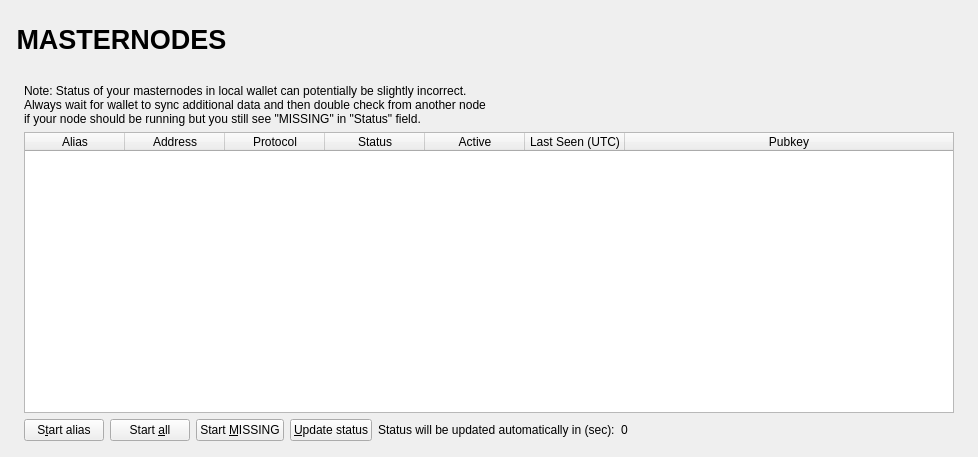
<?xml version="1.0" encoding="UTF-8"?>
<ui version="4.0">
 <class>MasternodeList</class>
 <widget class="QWidget" name="MasternodeList">
  <property name="geometry">
   <rect>
    <x>0</x> 
    <y>0</y>
    <width>978</width>
    <height>457</height>
   </rect>
  </property>
  <property name="windowTitle">
   <string>Form</string>
  </property>
  <layout class="QVBoxLayout" name="topLayout" stretch="0">
   <property name="leftMargin">
    <number>9</number>
   </property>
   <property name="topMargin">
    <number>9</number>
   </property>
   <property name="rightMargin">
    <number>9</number>
   </property>
   <property name="bottomMargin">
    <number>9</number>
   </property>
   <item>
    <layout class="QVBoxLayout" name="verticalLayout_Master" stretch="0,1">
     <property name="spacing">
      <number>0</number>
     </property>
     <item>
      <widget class="QFrame" name="frame_Header">
       <layout class="QVBoxLayout" name="verticalLayout_4">
        <property name="leftMargin">
         <number>0</number>
        </property>
        <property name="topMargin">
         <number>0</number>
        </property>
        <property name="rightMargin">
         <number>0</number>
        </property>
        <property name="bottomMargin">
         <number>0</number>
        </property>
        <item>
         <layout class="QHBoxLayout" name="horizontalLayout_Header" stretch="1,0,1">
          <item>
           <widget class="QLabel" name="labelOverviewHeaderLeft">
            <property name="minimumSize">
             <size>
              <width>464</width>
              <height>60</height>
             </size>
            </property>
            <property name="maximumSize">
             <size>
              <width>16777215</width>
              <height>60</height>
             </size>
            </property>
            <property name="font">
             <font>
              <pointsize>20</pointsize>
              <weight>75</weight>
              <bold>true</bold>
             </font>
            </property>
            <property name="text">
             <string> MASTERNODES</string>
            </property>
           </widget>
          </item>
          <item>
           <spacer name="horizontalSpacer">
            <property name="orientation">
             <enum>Qt::Horizontal</enum>
            </property>
            <property name="sizeHint" stdset="0">
             <size>
              <width>40</width>
              <height>20</height>
             </size>
            </property>
           </spacer>
          </item>
          <item>
           <widget class="QLabel" name="labelOverviewHeaderRight">
            <property name="minimumSize">
             <size>
              <width>464</width>
              <height>60</height>
             </size>
            </property>
            <property name="maximumSize">
             <size>
              <width>16777215</width>
              <height>60</height>
             </size>
            </property>
            <property name="font">
             <font>
              <pointsize>14</pointsize>
             </font>
            </property>
            <property name="text">
             <string/>
            </property>
            <property name="alignment">
             <set>Qt::AlignRight|Qt::AlignTrailing|Qt::AlignVCenter</set>
            </property>
           </widget>
          </item>
         </layout>
        </item>
       </layout>
      </widget>
     </item>
     <item>
      <widget class="QFrame" name="frame_BG">
       <layout class="QVBoxLayout" name="verticalLayout_3">
        <property name="leftMargin">
         <number>6</number>
        </property>
        <property name="topMargin">
         <number>6</number>
        </property>
        <property name="rightMargin">
         <number>6</number>
        </property>
        <property name="bottomMargin">
         <number>6</number>
        </property>
        <item>
         <widget class="QFrame" name="frame_Content">
          <layout class="QVBoxLayout" name="verticalLayout">
           <property name="spacing">
            <number>0</number>
           </property>
           <property name="leftMargin">
            <number>0</number>
           </property>
           <property name="topMargin">
            <number>0</number>
           </property>
           <property name="rightMargin">
            <number>0</number>
           </property>
           <property name="bottomMargin">
            <number>0</number>
           </property>
           <item>
            <layout class="QGridLayout" name="gridLayout_2">
             <property name="spacing">
              <number>2</number>
             </property>
             <item row="0" column="0">
              <widget class="QFrame" name="frameList">
               <layout class="QVBoxLayout" name="verticalLayout_2">
                <property name="bottomMargin">
                 <number>1</number>
                </property>
                <item>
                 <layout class="QHBoxLayout" name="horizontalLayout_note">
                  <property name="bottomMargin">
                   <number>0</number>
                  </property>
                  <item>
                   <widget class="QLabel" name="updateNote">
                    <property name="text">
                     <string>Note: Status of your masternodes in local wallet can potentially be slightly incorrect.&lt;br /&gt;Always wait for wallet to sync additional data and then double check from another node&lt;br /&gt;if your node should be running but you still see &quot;MISSING&quot; in &quot;Status&quot; field.</string>
                    </property>
                   </widget>
                  </item>
                 </layout>
                </item>
                <item>
                 <widget class="QTableWidget" name="tableWidgetMyMasternodes">
                  <property name="minimumSize">
                   <size>
                    <width>695</width>
                    <height>0</height>
                   </size>
                  </property>
                  <property name="palette">
                   <palette>
                    <active>
                     <colorrole role="Text">
                      <brush brushstyle="SolidPattern">
                       <color alpha="255">
                        <red>51</red>
                        <green>51</green>
                        <blue>51</blue>
                       </color>
                      </brush>
                     </colorrole>
                    </active>
                    <inactive>
                     <colorrole role="Text">
                      <brush brushstyle="SolidPattern">
                       <color alpha="255">
                        <red>51</red>
                        <green>51</green>
                        <blue>51</blue>
                       </color>
                      </brush>
                     </colorrole>
                    </inactive>
                    <disabled>
                     <colorrole role="Text">
                      <brush brushstyle="SolidPattern">
                       <color alpha="255">
                        <red>85</red>
                        <green>85</green>
                        <blue>85</blue>
                       </color>
                      </brush>
                     </colorrole>
                    </disabled>
                   </palette>
                  </property>
                  <property name="editTriggers">
                   <set>QAbstractItemView::NoEditTriggers</set>
                  </property>
                  <property name="alternatingRowColors">
                   <bool>true</bool>
                  </property>
                  <property name="selectionMode">
                   <enum>QAbstractItemView::SingleSelection</enum>
                  </property>
                  <property name="selectionBehavior">
                   <enum>QAbstractItemView::SelectRows</enum>
                  </property>
                  <property name="sortingEnabled">
                   <bool>true</bool>
                  </property>
                  <attribute name="horizontalHeaderStretchLastSection">
                   <bool>true</bool>
                  </attribute>
                  <column>
                   <property name="text">
                    <string>Alias</string>
                   </property>
                  </column>
                  <column>
                   <property name="text">
                    <string>Address</string>
                   </property>
                  </column>
                  <column>
                   <property name="text">
                    <string>Protocol</string>
                   </property>
                  </column>
                  <column>
                   <property name="text">
                    <string>Status</string>
                   </property>
                  </column>
                  <column>
                   <property name="text">
                    <string>Active</string>
                   </property>
                  </column>
                  <column>
                   <property name="text">
                    <string>Last Seen (UTC)</string>
                   </property>
                  </column>
                  <column>
                   <property name="text">
                    <string>Pubkey</string>
                   </property>
                  </column>
                 </widget>
                </item>
                <item>
                 <layout class="QHBoxLayout" name="horizontalLayout_5">
                  <property name="bottomMargin">
                   <number>0</number>
                  </property>
                  <item>
                   <widget class="QPushButton" name="startButton">
                    <property name="text">
                     <string>S&amp;tart alias</string>
                    </property>
                   </widget>
                  </item>
                  <item>
                   <widget class="QPushButton" name="startAllButton">
                    <property name="text">
                     <string>Start &amp;all</string>
                    </property>
                   </widget>
                  </item>
                  <item>
                   <widget class="QPushButton" name="startMissingButton">
                    <property name="text">
                     <string>Start &amp;MISSING</string>
                    </property>
                   </widget>
                  </item>
                  <item>
                   <widget class="QPushButton" name="UpdateButton">
                    <property name="text">
                     <string>&amp;Update status</string>
                    </property>
                   </widget>
                  </item>
                  <item>
                   <widget class="QLabel" name="autoupdate_label">
                    <property name="text">
                     <string>Status will be updated automatically in (sec):</string>
                    </property>
                   </widget>
                  </item>
                  <item>
                   <widget class="QLabel" name="secondsLabel">
                    <property name="text">
                     <string>0</string>
                    </property>
                   </widget>
                  </item>
                  <item>
                   <spacer name="horizontalSpacer_5">
                    <property name="orientation">
                     <enum>Qt::Horizontal</enum>
                    </property>
                    <property name="sizeHint" stdset="0">
                     <size>
                      <width>40</width>
                      <height>20</height>
                     </size>
                    </property>
                   </spacer>
                  </item>
                 </layout>
                </item>
               </layout>
              </widget>
             </item>
            </layout>
           </item>
          </layout>
         </widget>
        </item>
       </layout>
      </widget>
     </item>
    </layout>
   </item>
  </layout>
 </widget>
 <resources/>
 <connections/>
</ui>
